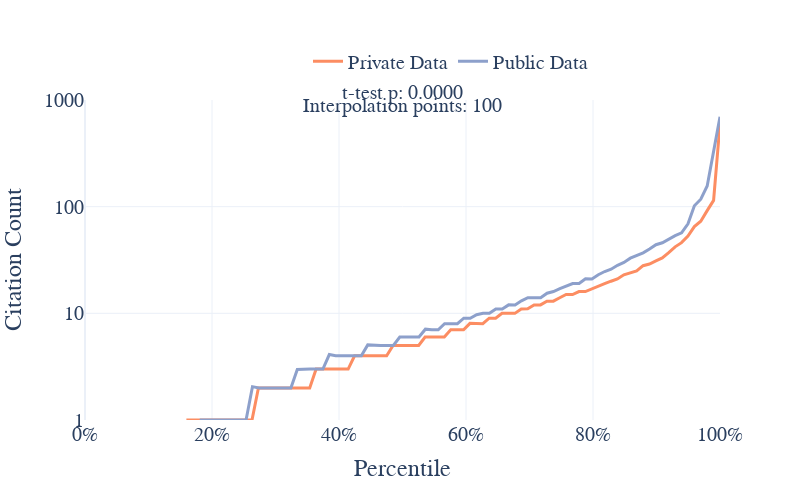
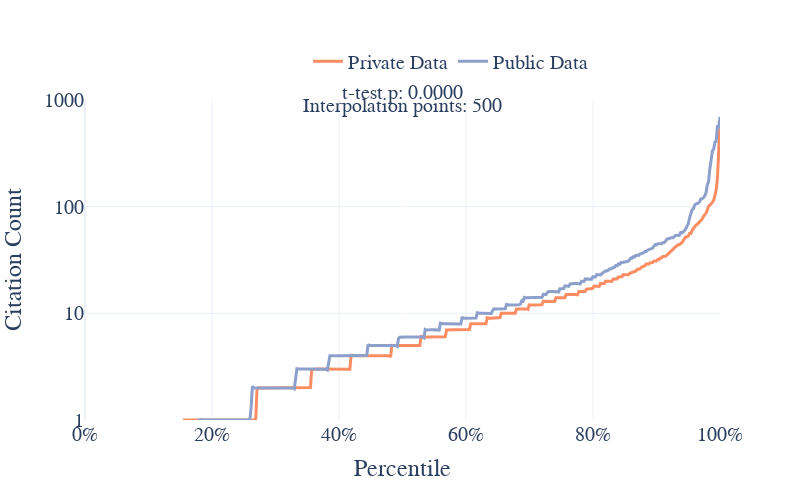
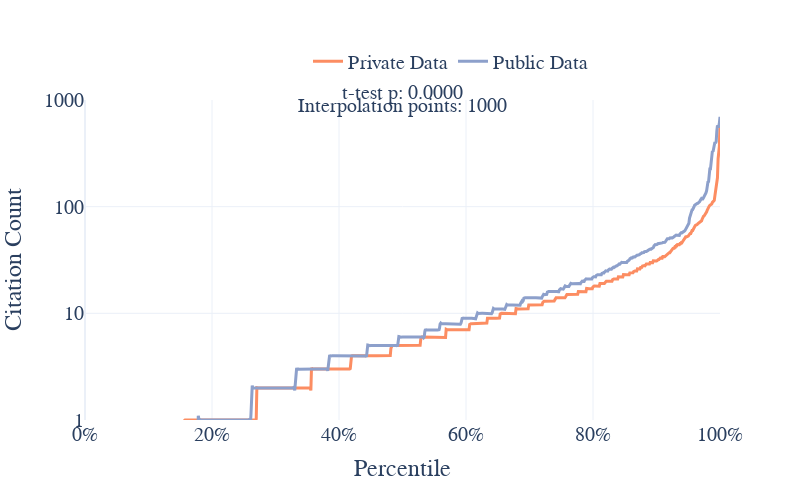

Notebook source saved alongside these figures, in order:
### Code cell
import pandas as pd
import numpy as np
import plotly.graph_objects as go
from scipy import stats
from scipy.interpolate import CubicSpline

def ecdf_plot_public_private(df, width=800, height=600, save_scale=1, line_width=2, output_folder='figures/public_dataset/',
                             axis_title_size=14, axis_tick_size=12, annotation_size=12, legend_font_size=14, 
                             interpolation_points=1000):
    # List of public dataset columns
    public_datasets = [
        'mimic_count', 'eicu_count', 'uk_biobank_count', 'chest_x-ray14_count',
        'adni_count', 'physionet_count', 'oasis_count', 'tcga_count', 'gdc_count',
        'seer_count', 'tuh_eeg_corpus_count', 'tuh_abnormal_eeg_corpus_count',
        'tuh_eeg_artifact_corpus_count', 'tuh_eeg_epilepsy_corpus_count',
        'tuh_eeg_events_corpus_count', 'tuh_eeg_seizure_corpus_count',
        'tuh_eeg_slowing_corpus_count', 'paper_with_code_data_count'
    ]
    
    # Calculate if any public dataset was used
    df['public_data_used'] = df[public_datasets].any(axis=1)
    
    # Prepare the data
    df['Category'] = df['public_data_used'].map({False: 'Private Data', True: 'Public Data'})
    df = df.dropna(subset=['citation_count', 'Category'])

     # Define color scheme (using the same colors as in the previous plot)
    color_scheme = px.colors.qualitative.Set2[1:3]  # Use the first two colors from the Set2 palette
    # Define color scheme
    color_scheme = {
        'Public Data': color_scheme[1],  # Gray
        'Private Data': color_scheme[0]# Orange
    }

    # Create the smoothed ECDF plot
    fig = go.Figure()
    for category in df['Category'].unique():
        category_data = df[df['Category'] == category]['citation_count']
        x = np.arange(1, len(category_data) + 1) / len(category_data) * 100  # Convert to percentile
        y = np.sort(category_data)
        
        # Create a cubic spline interpolation
        cs = CubicSpline(x, y)
        
        # Generate smoothed points
        x_smooth = np.linspace(x.min(), x.max(), interpolation_points)
        y_smooth = cs(x_smooth)
        
        fig.add_trace(go.Scatter(x=x_smooth, y=y_smooth, mode='lines', name=category,
                                 line=dict(color=color_scheme[category], width=line_width)))

    # Determine the range for y-axis ticks
    y_min = max(df['citation_count'].min(), 1)  # Avoid log(0)
    y_max = df['citation_count'].max()
    log_min = int(np.floor(np.log10(y_min)))
    log_max = int(np.ceil(np.log10(y_max)))

    # Generate tick values for major log divisions only
    tick_values = [10**i for i in range(log_min, log_max+1)]
    tick_texts = [f"{10**i:g}" for i in range(log_min, log_max+1)]  # :g removes trailing zeros

    # Update layout
    fig.update_layout(
        xaxis_title=dict(text='Percentile', font=dict(size=axis_title_size)),
        yaxis_title=dict(text='Citation Count', font=dict(size=axis_title_size)),
        yaxis_type="log",
        xaxis=dict(
            range=[0, 100],
            ticksuffix='%',
            tickfont=dict(size=axis_tick_size)
        ),
        yaxis=dict(
            range=[log_min, log_max],
            tickmode='array',
            tickvals=tick_values,
            ticktext=tick_texts,
            tickfont=dict(size=axis_tick_size)
        ),
        template='plotly_white',
        width=width,
        height=height,
        font=dict(family="Arial", size=axis_tick_size),
        showlegend=True,
        legend=dict(
            orientation="h",
            yanchor="bottom",
            y=1.06,
            xanchor="right",
            x=0.80,
            font=dict(size=legend_font_size)
        )
    )

    # Perform t-test
    categories = df['Category'].unique()
    group1 = df[df['Category'] == categories[0]]['citation_count']
    group2 = df[df['Category'] == categories[1]]['citation_count']
    t_statistic, p_value = stats.ttest_ind(group1, group2)

    # Add t-test annotation
    fig.add_annotation(
        x=0.5, y=1.06, xref='paper', yref='paper',
        text=f"t-test p: {p_value:.4f}",
        showarrow=False, font=dict(size=annotation_size)
    )

    # Add interpolation points annotation
    fig.add_annotation(
        x=0.5, y=1.02, xref='paper', yref='paper',
        text=f"Interpolation points: {interpolation_points}",
        showarrow=False, font=dict(size=annotation_size)
    )

    # Save the figure as PNG
    output_path = f"{output_folder}/public_private_dataset_ecdf_percentile_smoothed_{interpolation_points}points.png"
    fig.write_image(output_path, width=width, height=height, scale=save_scale)
    print(f"Smoothed ECDF plot saved to {output_path}")

    return fig, p_value

# Example usage with different interpolation points:
for points in [100, 500, 1000, 5000]:
    fig, p_value = ecdf_plot_public_private(main_df, width=800, height=500, save_scale=2, line_width=3,
                                            axis_title_size=24, axis_tick_size=20, 
                                            annotation_size=20, legend_font_size=20,
                                            interpolation_points=points)
    fig.show()
    print(f"Interpolation points: {points}")
    print(f"The probability that the Public vs. Private Data distributions are different (based on t-test): {1 - p_value:.4f}")
    print("\n")

### Figure 1 — Plotly figure (JSON) as saved in the notebook; plotly's stock layout.template omitted (floating-point values rounded to 4 significant figures)
{"data": [{"line": {"color": "rgb(252,141,98)", "width": 3}, "mode": "lines", "name": "Private Data", "type": "scatter", "x": [0.05165, 1.061, 2.071, 3.08, 4.09, 5.1, 6.109, 7.119, 8.128, 9.138, 10.15, 11.16, 12.17, 13.18, 14.19, 15.2, 16.2, 17.21, 18.22, 19.23, 20.24, 21.25, 22.26, 23.27, 24.28, 25.29, 26.3, 27.31, 28.32, 29.33, 30.34, 31.35, 32.36, 33.37, 34.38, 35.39, 36.4, 37.41, 38.42, 39.43, 40.43, 41.44, 42.45, 43.46, 44.47, 45.48, 46.49, 47.5, 48.51, 49.52, 50.53, 51.54, 52.55, 53.56, 54.57, 55.58, 56.59, 57.6, 58.61, 59.62, 60.63, 61.64, 62.65, 63.66, 64.66, 65.67, 66.68, 67.69, 68.7, 69.71, 70.72, 71.73, 72.74, 73.75, 74.76, 75.77, 76.78, 77.79, 78.8, 79.81, 80.82, 81.83, 82.84, 83.85, 84.86, 85.87, 86.88, 87.89, 88.89, 89.9, 90.91, 91.92, 92.93, 93.94, 94.95, 95.96, 96.97, 97.98, 98.99, 100], "y": [0, -1.045e-160, -4.8e-150, 2.17e-138, 2.095e-127, -4.105e-116, -6.589e-105, 6.745e-94, 1.776e-82, -8.162e-72, -4.329e-60, 0, 9.727e-38, 4.466e-27, -2.02e-15, -0.000195, 1.0, 1, 1, 1, 1, 1, 1, 1, 1, 1, 1.0, 2.0, 2.0, 2, 2, 2, 2, 2, 2.0, 2.0, 3.0, 3, 3, 3, 3, 3.0, 4.0, 4, 4, 4, 4, 4.0, 5.0, 5.0, 5, 5.0, 5.0, 6.0, 6, 6, 5.999, 7.0, 7, 7.0, 8.059, 8.0, 8.0, 9.0, 9.0, 10.0, 10, 9.992, 11.0, 11.03, 12.0, 12.0, 13.0, 13.0, 14.0, 15.02, 15.0, 16, 15.99, 17.0, 18.0, 18.96, 20.0, 21.02, 22.99, 23.97, 25.01, 27.97, 29, 31.0, 33.07, 37.08, 41.99, 46.01, 53.02, 65.03, 73.12, 91.79, 114.5, 597]}, {"line": {"color": "rgb(141,160,203)", "width": 3}, "mode": "lines", "name": "Public Data", "type": "scatter", "x": [0.1484, 1.157, 2.166, 3.174, 4.183, 5.191, 6.2, 7.209, 8.217, 9.226, 10.23, 11.24, 12.25, 13.26, 14.27, 15.28, 16.29, 17.29, 18.3, 19.31, 20.32, 21.33, 22.34, 23.35, 24.35, 25.36, 26.37, 27.38, 28.39, 29.4, 30.41, 31.42, 32.42, 33.43, 34.44, 35.45, 36.46, 37.47, 38.48, 39.48, 40.49, 41.5, 42.51, 43.52, 44.53, 45.54, 46.54, 47.55, 48.56, 49.57, 50.58, 51.59, 52.6, 53.6, 54.61, 55.62, 56.63, 57.64, 58.65, 59.66, 60.66, 61.67, 62.68, 63.69, 64.7, 65.71, 66.72, 67.72, 68.73, 69.74, 70.75, 71.76, 72.77, 73.78, 74.78, 75.79, 76.8, 77.81, 78.82, 79.83, 80.84, 81.85, 82.85, 83.86, 84.87, 85.88, 86.89, 87.9, 88.91, 89.91, 90.92, 91.93, 92.94, 93.95, 94.96, 95.97, 96.97, 97.98, 98.99, 100], "y": [0, 2.843e-65, -3.539e-61, 2.795e-57, -1.344e-53, -5.691e-51, 8.163e-46, -9.858e-42, 7.634e-38, -3.537e-34, -3.124e-31, 2.338e-26, -2.744e-22, 2.082e-18, -9.275e-15, -1.286e-11, 6.681e-07, -0.007627, 0.9979, 1.0, 1.0, 1.0, 1.0, 1.0, 1.0, 1.0, 2.054, 2.0, 2.0, 2.0, 2.0, 2.0, 1.999, 2.971, 3.0, 3.0, 3.0, 3.0, 4.106, 4.0, 4.0, 4.0, 4.0, 4.0, 5.058, 5.0, 5.0, 5.0, 5.0, 5.986, 6.0, 6.0, 6.0, 7.103, 7.0, 7.015, 8.0, 8.0, 8.001, 9.003, 9.0, 9.705, 10.0, 9.996, 11.0, 11.0, 12.01, 12.0, 13.11, 14.0, 14.0, 14.03, 15.45, 16.0, 17.03, 17.99, 19.01, 19.03, 21.1, 21.03, 22.99, 24.67, 25.92, 28.2, 30.0, 32.89, 35.07, 36.88, 40.11, 43.99, 45.85, 49.88, 53.48, 56.89, 69.0, 102.1, 117.4, 156.5, 343.8, 695.0]}], "layout": {"annotations": [{"font": {"size": 20}, "showarrow": false, "text": "t-test p: 0.0000", "x": 0.5, "xref": "paper", "y": 1.06, "yref": "paper"}, {"font": {"size": 20}, "showarrow": false, "text": "Interpolation points: 100", "x": 0.5, "xref": "paper", "y": 1.02, "yref": "paper"}], "font": {"family": "Arial", "size": 20}, "height": 500, "legend": {"font": {"size": 20}, "orientation": "h", "x": 0.8, "xanchor": "right", "y": 1.06, "yanchor": "bottom"}, "showlegend": true, "width": 800, "xaxis": {"range": [0, 100], "tickfont": {"size": 20}, "ticksuffix": "%", "title": {"font": {"size": 24}, "text": "Percentile"}}, "yaxis": {"range": [0, 3], "tickfont": {"size": 20}, "tickmode": "array", "ticktext": ["1", "10", "100", "1000"], "tickvals": [1, 10, 100, 1000], "title": {"font": {"size": 24}, "text": "Citation Count"}, "type": "log"}}}

### Figure 2 — Plotly figure (JSON) as saved in the notebook; plotly's stock layout.template omitted (floating-point values rounded to 4 significant figures; data arrays with more than 128 entries replaced by an {"elided": "..."} marker saying what was removed)
{"data": [{"line": {"color": "rgb(252,141,98)", "width": 3}, "mode": "lines", "name": "Private Data", "type": "scatter", "x": {"elided": "500 float values"}, "y": {"elided": "500 float values"}}, {"line": {"color": "rgb(141,160,203)", "width": 3}, "mode": "lines", "name": "Public Data", "type": "scatter", "x": {"elided": "500 float values"}, "y": {"elided": "500 float values"}}], "layout": {"annotations": [{"font": {"size": 20}, "showarrow": false, "text": "t-test p: 0.0000", "x": 0.5, "xref": "paper", "y": 1.06, "yref": "paper"}, {"font": {"size": 20}, "showarrow": false, "text": "Interpolation points: 500", "x": 0.5, "xref": "paper", "y": 1.02, "yref": "paper"}], "font": {"family": "Arial", "size": 20}, "height": 500, "legend": {"font": {"size": 20}, "orientation": "h", "x": 0.8, "xanchor": "right", "y": 1.06, "yanchor": "bottom"}, "showlegend": true, "width": 800, "xaxis": {"range": [0, 100], "tickfont": {"size": 20}, "ticksuffix": "%", "title": {"font": {"size": 24}, "text": "Percentile"}}, "yaxis": {"range": [0, 3], "tickfont": {"size": 20}, "tickmode": "array", "ticktext": ["1", "10", "100", "1000"], "tickvals": [1, 10, 100, 1000], "title": {"font": {"size": 24}, "text": "Citation Count"}, "type": "log"}}}

### Figure 3 — Plotly figure (JSON) as saved in the notebook; plotly's stock layout.template omitted (floating-point values rounded to 4 significant figures; data arrays with more than 128 entries replaced by an {"elided": "..."} marker saying what was removed)
{"data": [{"line": {"color": "rgb(252,141,98)", "width": 3}, "mode": "lines", "name": "Private Data", "type": "scatter", "x": {"elided": "1000 float values"}, "y": {"elided": "1000 float values"}}, {"line": {"color": "rgb(141,160,203)", "width": 3}, "mode": "lines", "name": "Public Data", "type": "scatter", "x": {"elided": "1000 float values"}, "y": {"elided": "1000 float values"}}], "layout": {"annotations": [{"font": {"size": 20}, "showarrow": false, "text": "t-test p: 0.0000", "x": 0.5, "xref": "paper", "y": 1.06, "yref": "paper"}, {"font": {"size": 20}, "showarrow": false, "text": "Interpolation points: 1000", "x": 0.5, "xref": "paper", "y": 1.02, "yref": "paper"}], "font": {"family": "Arial", "size": 20}, "height": 500, "legend": {"font": {"size": 20}, "orientation": "h", "x": 0.8, "xanchor": "right", "y": 1.06, "yanchor": "bottom"}, "showlegend": true, "width": 800, "xaxis": {"range": [0, 100], "tickfont": {"size": 20}, "ticksuffix": "%", "title": {"font": {"size": 24}, "text": "Percentile"}}, "yaxis": {"range": [0, 3], "tickfont": {"size": 20}, "tickmode": "array", "ticktext": ["1", "10", "100", "1000"], "tickvals": [1, 10, 100, 1000], "title": {"font": {"size": 24}, "text": "Citation Count"}, "type": "log"}}}
